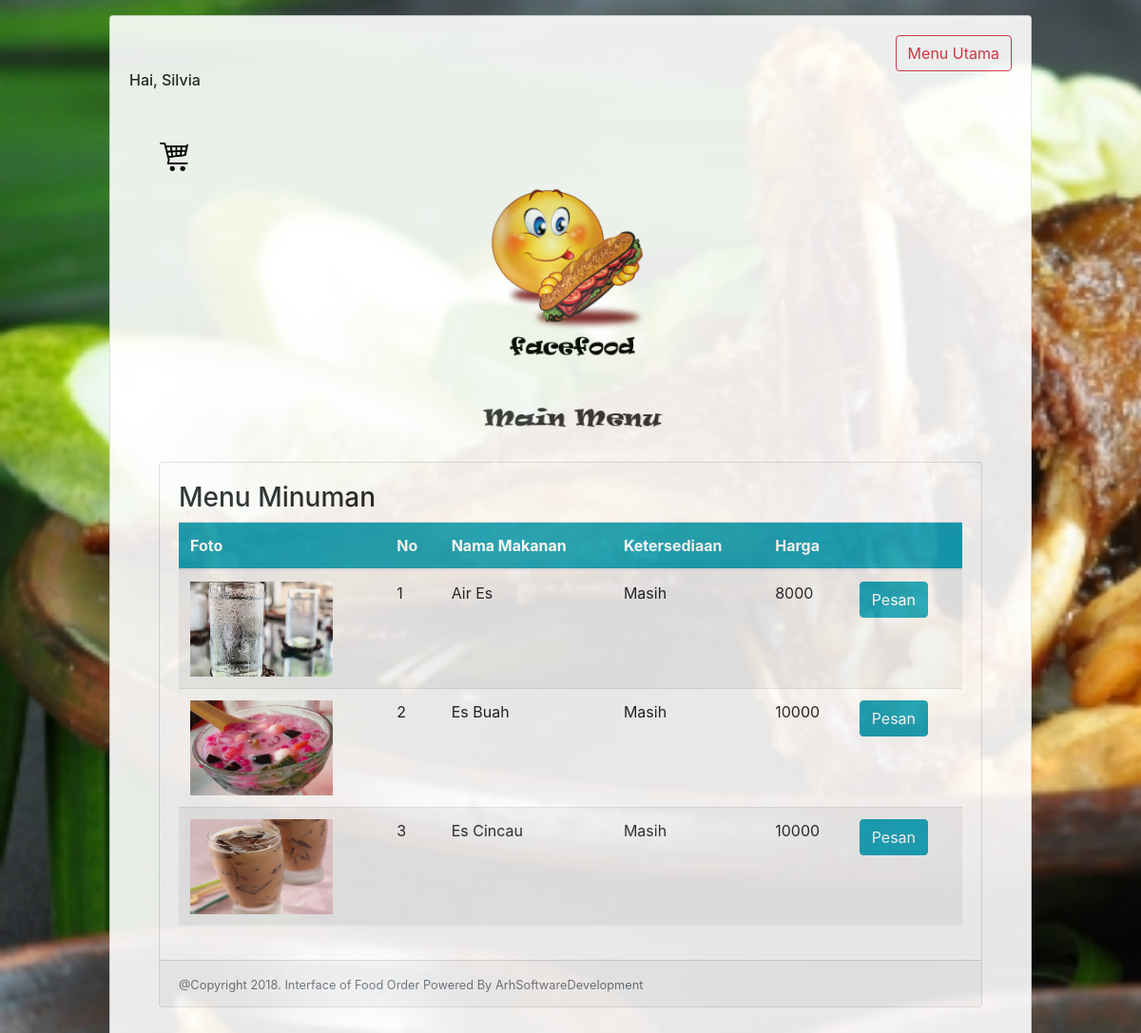
The app's page /menu_drink_table.php (signed in) with its own data.
### tables this page shows
CREATE TABLE `drink` (
  `no` int(11) NOT NULL,
  `nama` varchar(50) NOT NULL,
  `ketersediaan` varchar(10) NOT NULL,
  `harga` mediumtext NOT NULL,
  `foto` varchar(200) NOT NULL
);

### menu_drink_table.php (the view, shortened to what this page needs)
<?php
if(isset($_SESSION['fullname']))
{
?>
<!DOCTYPE html>
<html>
<head>
	<link rel="stylesheet" type="text/css" href="assets/css/bootstrap.css">
    <link rel="stylesheet" href="vendor/bootstrap/css/bootstrap.min.css">
    <link rel="stylesheet" href="vendor/font-awesome/css/font-awesome.min.css">
    <link rel="stylesheet" href="vendor/bootstrap-select/css/bootstrap-select.css">
</head>
<body class="bg-default" style="background-color:#fafafa">
	<div class="container-fluid">
	  <div class="row">
	  	<div class="col-md-1"></div>
	    <div class="col-md-10">
	    <div style="opacity: 0.9">
	    	<div class="card" style="margin-top:1rem;margin-bottom:1rem">
				  <div class="card-body">
				  	<div style="text-align: right">
				  <a class="btn btn-outline-danger my-2 my-sm-0" href="menu.php">Menu Utama</a> </div>
         <h6><th scope="col">Hai,
         <?php echo $_SESSION['fullname'] ?></th></h6>
         <br><br>
         <a href="order_cart.php"><div style="text-align: right" class="col-md-1"><img src="cart.png" width="30" height="30"></div></a>
	<div style="text-align: center">
					<img src="assets/image/icon_title.png" width="220" height="220"></div>
				<div style="text-align: center">
					<img src="assets/image/main_menu.png" width="500" height="70"></div>
	<div id="all">
      <div class="container-fluid">
    <div class="row">
      <div class="col-md-12">
        <div style="padding:1rem">
          <div class="card">
            <div class="card-body">
              <h3>Menu Minuman</h3>
              <table class="table table-striped bg-white table-hover">
                <thead>
                  <tr class="bg-info text-white">
                    <th scope="col">Foto</th>
                    <th scope="col">No</th>
                    <th scope="col">Nama Makanan</th>
                    <th scope="col">Ketersediaan</th>
                    <th scope="col">Harga</th>
                    <th scope="col">    </th>
                  </tr>
                </thead>
                <tbody>
                <?php
                $query = "SELECT * FROM drink";
                $result = mysql_query($query);
                $i=1;
                while ($row = mysql_fetch_array($result,MYSQL_ASSOC)) {
                  echo "<td><img src='admin/images/".$row['foto']."' width='150' height='100'></td>" ?>
                    <td><?= $row['no']?></td>
                    <td><?= $row['nama']?></td>
                    <td><?= $row['ketersediaan']?></td>
                    <td><?= $row['harga']?></td>
                    <td>
                      <?php if($row['ketersediaan'] == "Masih"){?>
                      <a class="btn btn-info btn-m" id=test href="order_drink.php?no=<?=$row['no']?>">Pesan
                      </a></td>
                      <?php $i++;}?>
                 <?php $i++;}?>
                </tbody>
              </table>
            </div>
				  <div class="card-footer text-muted">
				    <small>@Copyright 2018. Interface of Food Order Powered By ArhSoftwareDevelopment</smalls></div>
				  </div>
			</div>
	    </div>
	    <div class="col-md-2">
	    </div>
	  </div>
	</div>
</body>
</html>
<?php
}

### menu_drink_table.php (style rules this page uses)
body { font: 13px/20px normal Helvetica, Arial, sans-serif; background-image: url("assets/image/Background_home.png"); background-size:cover; background-attachment: fixed; }

### records on screen
drink: foto (picture), no "1", nama "Air Es", ketersediaan "Masih", harga "8000"
drink: foto (picture), no "2", nama "Es Buah", ketersediaan "Masih", harga "10000"
drink: foto (picture), no "3", nama "Es Cincau", ketersediaan "Masih", harga "10000"

### other values on screen
$_SESSION['fullname'] "Silvia"
